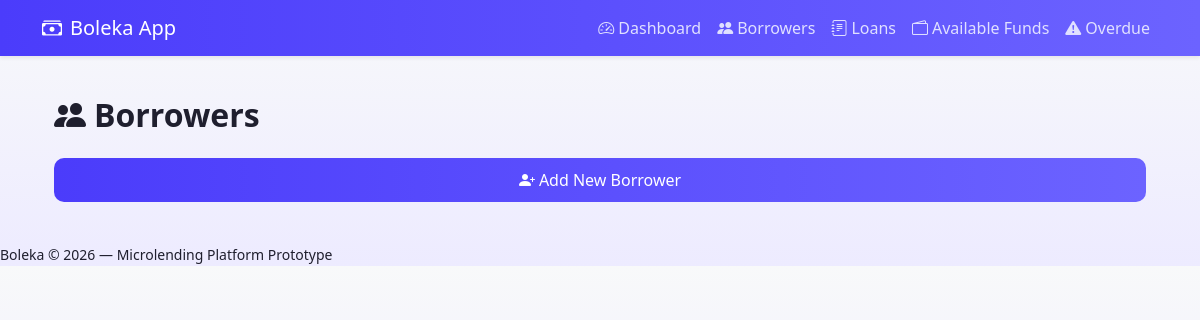
Before: /borrowers with the older database file.
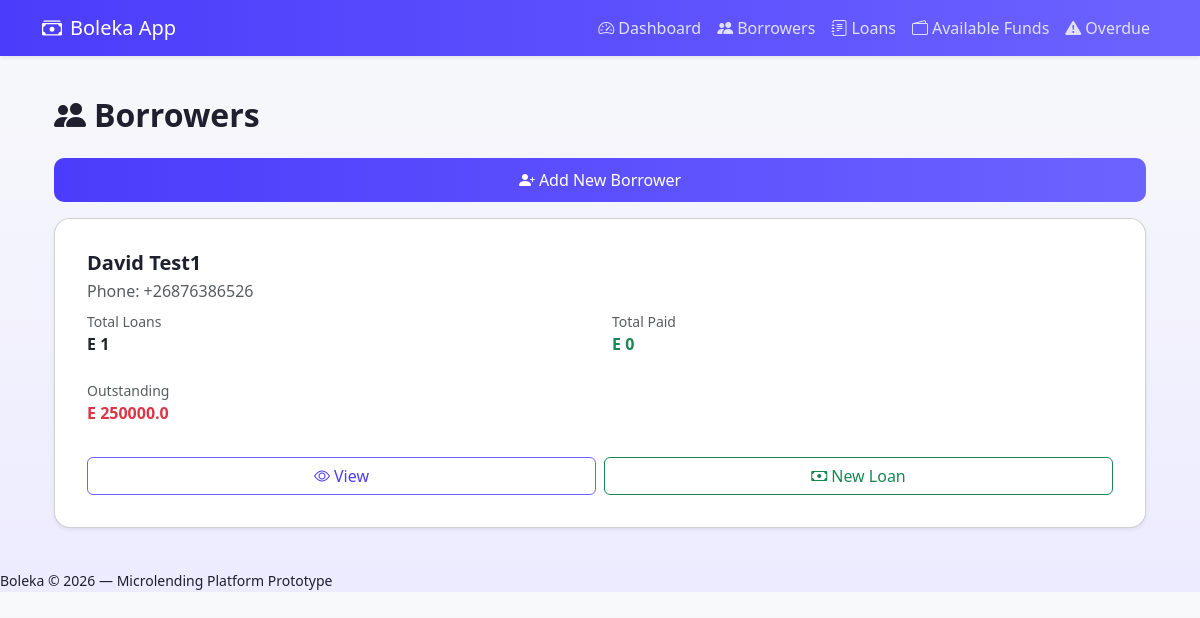
After: the same page with the newer database file.
### models.py (models this page shows)
class Borrower(Base):
    __tablename__ = "borrowers"
    id = Column(Integer, primary_key=True, index=True)
    name = Column(String, nullable=False)
    phone = Column(String, nullable=False)
    loans = relationship("Loan", back_populates="borrower")

### main.py (the view)
@app.get("/borrowers", response_class=HTMLResponse)
async def borrowers_list(request: Request, db: Session = Depends(get_db)):
    borrowers = db.query(Borrower).all()
    enriched = []
    for b in borrowers:
        loans = db.query(Loan).filter(Loan.borrower_id == b.id).all()
        payments = (
            db.query(Payment)
            .join(Loan)
            .filter(Loan.borrower_id == b.id)
            .all()
        )
        total_loans = len(loans)
        total_paid = sum(p.amount for p in payments)
        total_borrowed = sum(l.amount for l in loans)
        outstanding = total_borrowed - total_paid
        enriched.append({
            "id": b.id,
            "name": b.name,
            "phone": b.phone,
            "total_loans": total_loans,
            "total_paid": total_paid,
            "outstanding": outstanding,
        })
    return templates.TemplateResponse(
        "borrowers.html",
        {
            "request": request,
            "borrowers": enriched,
        }
    )

### templates/borrowers.html (shortened to what this page needs)
{% extends "base.html" %}
{% block content %}
<div class="container mt-3">
    <h2 class="mb-4">
        <i class="bi bi-people-fill me-2"></i>Borrowers
    </h2>
    <div class="mb-3">
        <a href="/borrowers/new" class="btn btn-primary w-100">
            <i class="bi bi-person-plus-fill me-1"></i>Add New Borrower
        </a>
    </div>
    <div class="borrower-list">
        {% for b in borrowers %}
        <div class="card borrower-card shadow-sm">
            <div class="card-body">
                <h5 class="fw-semibold mb-1">{{ b.name }}</h5>
                <p class="text-muted mb-2">Phone: {{ b.phone }}</p>
                <div class="row mb-3">
                    <div class="col-6">
                        <p class="small text-muted mb-0">Total Loans</p>
                        <p class="fw-bold">
                            {% if b.total_loans > 0 %}
                                E {{ b.total_loans }}
                            {% else %}
                                <span class="text-muted">E 0</span>
                            {% endif %}
                        </p>
                    </div>
                    <div class="col-6">
                        <p class="small text-muted mb-0">Total Paid</p>
                        <p class="fw-bold text-success">E {{ b.total_paid }}</p>
                    </div>
                    <div class="col-12 mt-2">
                        <p class="small text-muted mb-0">Outstanding</p>
                        {% if b.outstanding > 0 %}
                            <p class="fw-bold text-danger">E {{ b.outstanding }}</p>
                        {% else %}
                            <p class="fw-bold text-success">E 0</p>
                        {% endif %}
                    </div>
                </div>
                <div class="d-flex gap-2">
                    <a href="/borrowers/{{ b.id }}"
                       class="btn btn-outline-primary w-50">
                        <i class="bi bi-eye me-1"></i>View
                    </a>
                    <a href="/loans/new?borrower_id={{ b.id }}"
                       class="btn btn-outline-success w-50">
                        <i class="bi bi-cash me-1"></i>New Loan
                    </a>
                </div>
            </div>
        </div>
        {% endfor %}
    </div>
</div>
{% endblock %}

Changed rows visible on the page:
added Borrower: name "David Test1", phone "+26876386526", total_loans "1", total_paid "0", outstanding "250000.0"
